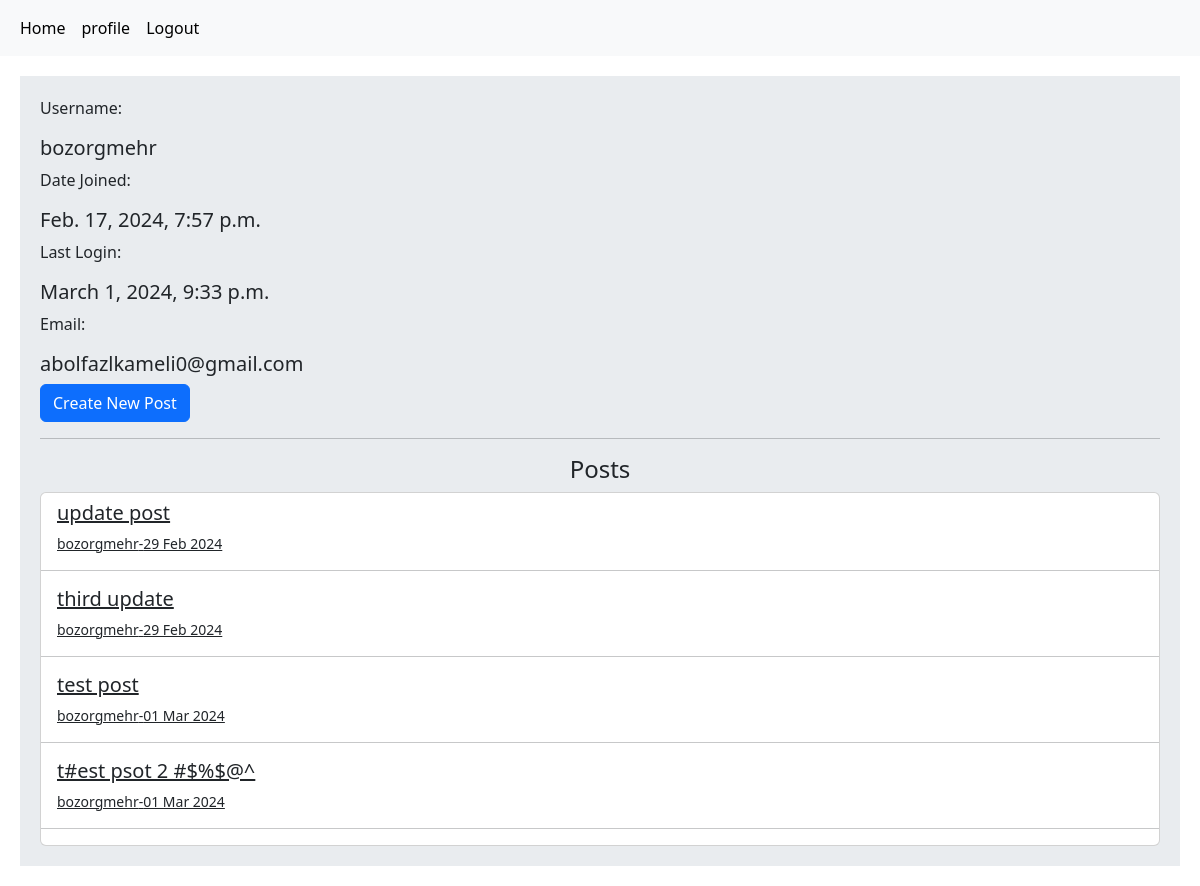
/accounts/profile/1 (signed in), run on the app's committed database.
### home/models.py (models this page shows, shortened)
class Todo(models.Model):
    user = models.ForeignKey(User, on_delete=models.CASCADE, default=None)
    title = models.CharField(max_length=250)
    body = models.TextField()
    slug = models.SlugField(default=None)
    created = models.DateTimeField(auto_now_add=True)
    updated = models.DateTimeField(auto_now=True)

### accounts/views.py (the view)
# urls.py: path('profile/<int:user_id>', views.UserProfileView.as_view(), name='user_profile'),
class UserProfileView(LoginRequiredMixin, View):
    def get(self, request, *args, **kwargs):
        user = get_object_or_404(User, pk=kwargs['user_id'])
        todos = Todo.objects.filter(user=user)
        return render(request, 'accounts/profile.html', context={'user': user, 'todos': todos})

### accounts/templates/accounts/profile.html (shortened to what this page needs)
{% extends 'base.html' %}
{% block content %}
    <p>Username:</p>
    <h5>{{ user.username }}</h5>
    <p>Date Joined:</p>
    <h5>{{ user.date_joined }}</h5>
    <p>Last Login:</p>
    <h5>{{ user.last_login }}</h5>
    <p>Email:</p>
    <h5>{{ user.email }}</h5>
    {% if request.user.id == user.id %}
        <a href="{% url 'home:create' %}" class="btn btn-primary">Create New Post</a>
    {% endif %}
    <hr>
    <h4 class="text-center">Posts</h4>
    <div class="card">
        <h4>{% for todo in todos %}
            <h5><a href="{% url 'home:detail' todo.id todo.slug %}" class="card-body"> {{ todo.title }} </a><br></h5>
            <small><a href="{% url 'home:detail' todo.id todo.slug %}"
                      class="card-body"> {{ todo.user }}-{{ todo.created|date:"d M Y" }} </a></small>
            <hr>
        {% endfor %}
        </h4>
    </div>
{% endblock %}

### data on the page
Todo: title "update post", user "bozorgmehr", created "29 Feb 2024"
Todo: title "third update", user "bozorgmehr", created "29 Feb 2024"
Todo: title "test post", user "bozorgmehr", created "01 Mar 2024"
Todo: title "t#est psot 2 #$%$@^", user "bozorgmehr", created "01 Mar 2024"

### other printed values
{{ user.username }} "bozorgmehr"
{{ user.date_joined }} "Feb. 17, 2024, 7:57 p.m."
{{ user.last_login }} "March 1, 2024, 9:33 p.m."
{{ user.email }} "abolfazlkameli0@gmail.com"
